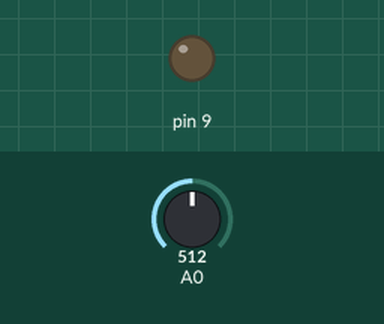
The sketch below on a simulated Arduino Uno, built with avr-gcc and run on an emulated ATmega328P. On the bench: output pins drawn as LEDs (lit = HIGH). The inputs (shaded band) are chosen by the test bench; at power-on: A0 = 512.

Above: at 1.2 s.
1.3 s: A0 set to 159
2.8 s: A0 set to 134
At 3.9 s:
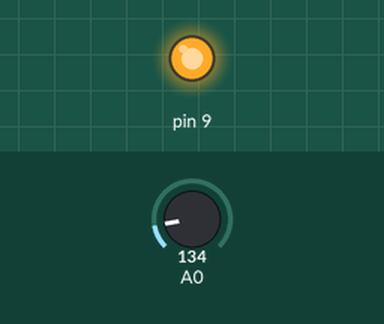
4.3 s: A0 set to 160
At 5.0 s:
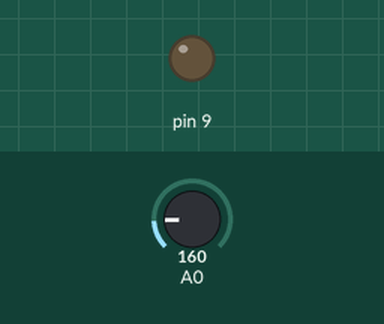
5.8 s: A0 set to 140
At 6.1 s:
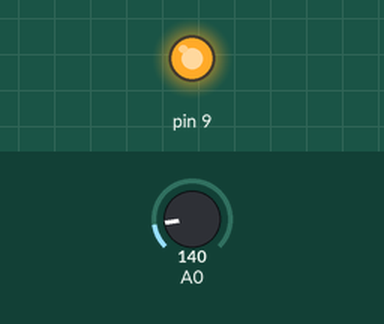
Timing chart, 0 to 8.3 s (numbered marks = the images above; inputs shaded):
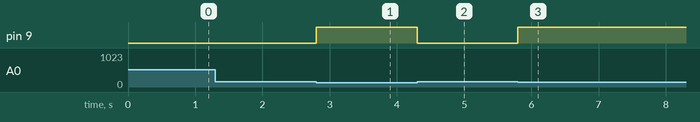

The sketch:

analogReadLED.ino
```cpp
void setup() {
  pinMode(9, OUTPUT);
}

void loop() {

  if ( analogRead(A0) < 150 ) {
    digitalWrite(9, HIGH);
  } else {
    digitalWrite(9, LOW);
  }

}
```

Measured:
- the behaviour switches between 150 and 149 on A0 (found by bisection; images 0 and 1)
- after the input at 1.3 s, every drawn part: stays the same
- after the input at 2.8 s, pin 9: LOW → HIGH at once
- after the input at 4.3 s, pin 9: HIGH → LOW at once
- after the input at 5.8 s, pin 9: LOW → HIGH at once
